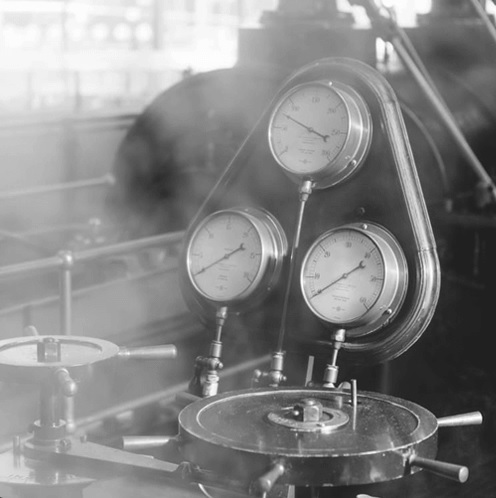
#> input picture PreProcessamento/maquina.jpg, 496 x 498 px, found by its file name
$ python EqualizacaoDeHistograma.py
#> lines starting #> are read from the running program, lines starting #| are printed output that depends on the picture
import cv2 as cv
import numpy as np
from matplotlib import pyplot as grafico

imagemOriginal = cv.imread("./PreProcessamento/maquina.jpg", 0)
#> imagemOriginal is the input picture: shape (498, 496); min 25, max 255, mean 134.3
imagemEqualizada = cv.equalizeHist(imagemOriginal)
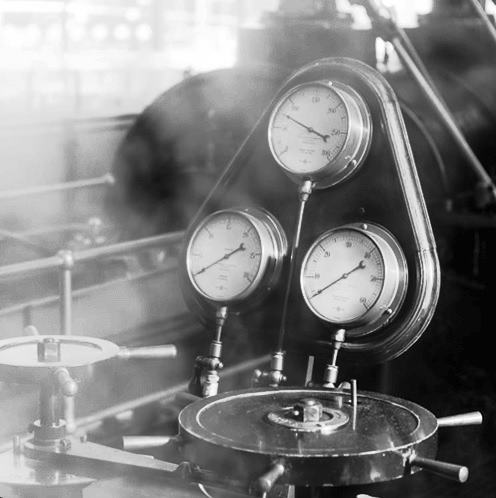
#> imagemEqualizada: shape (498, 496); min 0, max 255, mean 128.2

cv.imshow("imagem Original", imagemOriginal)
cv.imshow("imagem Equalizada", imagemEqualizada)

grafico.hist(imagemOriginal.ravel(), 256, [0,256])
grafico.title('Original')
grafico.figure()
grafico.hist(imagemEqualizada.ravel(), 256, [0,256])
grafico.title("Equalizado")

grafico.show()
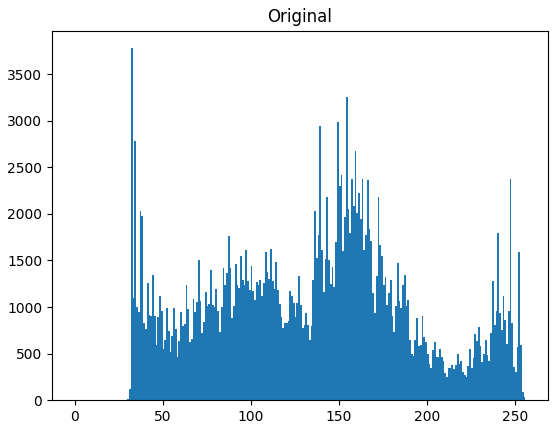
#> figure drawn by matplotlib, 1 panel; tallest bar 3779 high, from x = 32 to 33
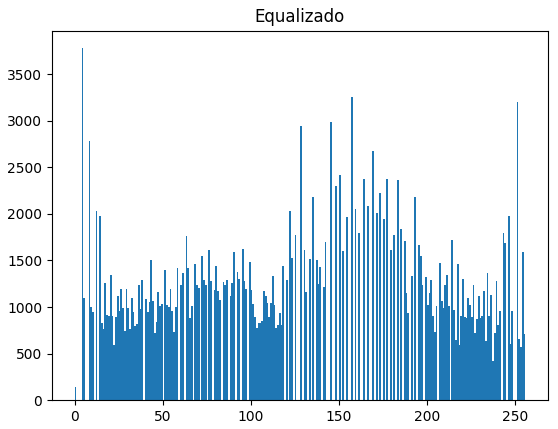
#> figure drawn by matplotlib, 1 panel; tallest bar 3779 high, from x = 4 to 5

##Alterar a proporção de uma imagem
imagemModificada = cv.resize(
    imagemOriginal, None, fx = 0.5, fy = 0.5,
    interpolation = cv.INTER_CUBIC
)
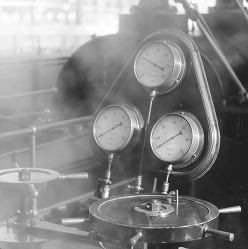
#> imagemModificada: shape (249, 248); min 28, max 255, mean 134.3

cv.imshow("Resultado", imagemModificada)

cv.waitKey(0)
cv.destroyAllWindows()

$ run again, with PreProcessamento/Frutas.jpg copied over PreProcessamento/maquina.jpg
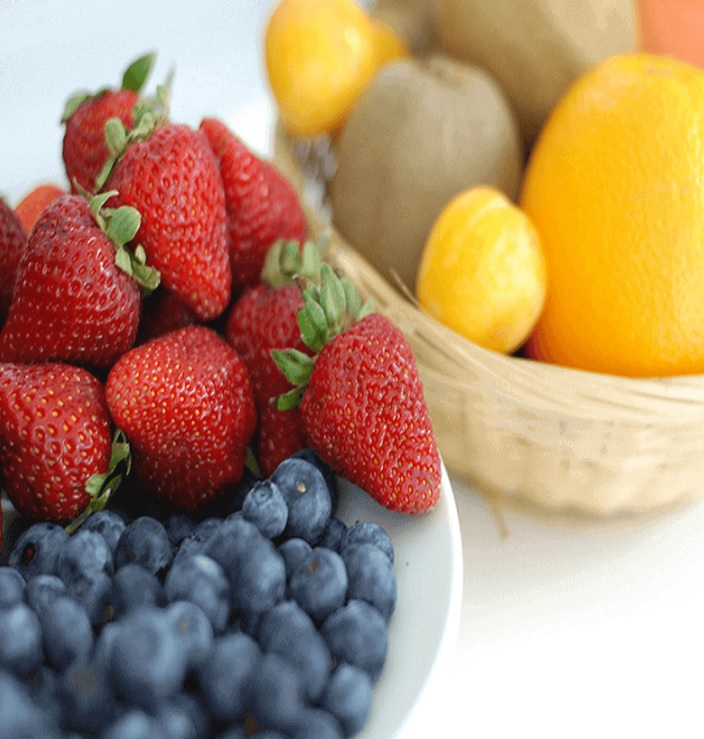
#> input picture PreProcessamento/Frutas.jpg, 704 x 739 px, found by its file name
#> `imagemEqualizada = cv.equalizeHist(imagemOriginal)`:
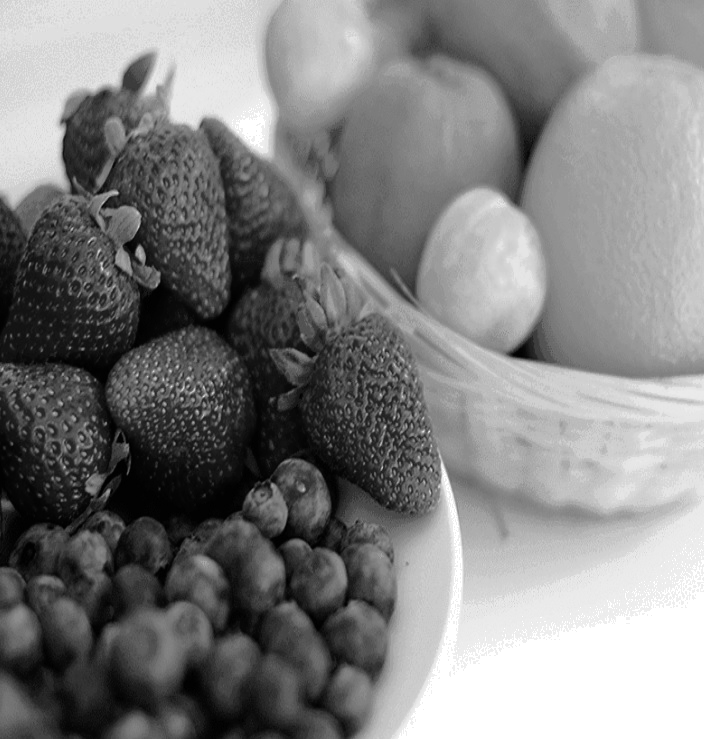
#> imagemEqualizada: shape (739, 704); min 0, max 255, mean 128.5
#> `grafico.show()`:
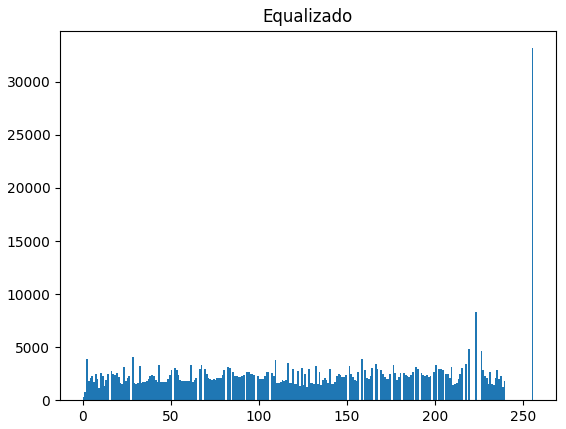
#> figure drawn by matplotlib, 1 panel; tallest bar 33174 high, from x = 255 to 256
